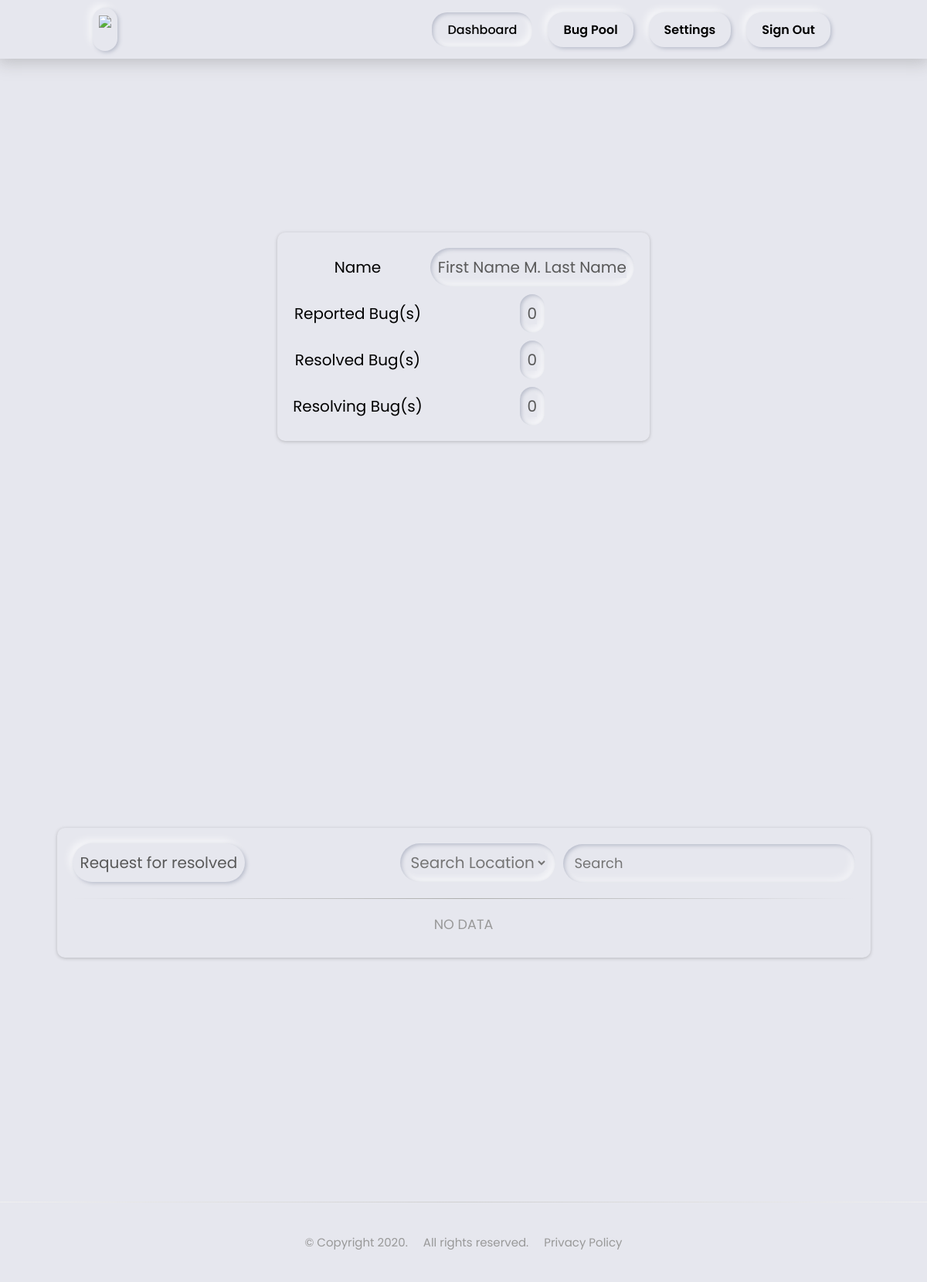
Screenshot of / (signed in) with the database file from the repository.
### tables this page shows
CREATE TABLE `users` (
  `id` int(11) NOT NULL,
  `username` varchar(64) NOT NULL,
  `password` varchar(64) NOT NULL,
  `privilege` int(11) NOT NULL,
  `firstname` varchar(64) NOT NULL,
  `middlename` varchar(64) NOT NULL,
  `lastname` varchar(64) NOT NULL,
  `repbug` int(11) NOT NULL,
  `resbug` int(11) NOT NULL,
  `rspdngbug` int(11) NOT NULL
);

### include/getReqResolved.php (the view, shortened to what this page needs)
<?php
    $result = mysqli_query($con, "SELECT * FROM users WHERE username='".$_SESSION['username']."'");
    $row = mysqli_fetch_assoc($result);
    $name = "<div class='neuL'><span>".$row['firstname']." ".$row['middlename'][0].". ".$row['lastname']."</span></div>";
    $repbug = "<div class='neuL'><span>".$row['repbug']."</span></div>";
    $resbug = "<div class='neuL'><span>".$row['resbug']."</span></div>";
    $inprogbug = "<div class='neuL'><span>".$row['rspdngbug']."</span></div>";
    $request = "<span class=\"NO_DATA\">NO DATA</span>";
?>

### css/styles.css (style rules this page uses)
* { margin:0; padding: 0; box-sizing: border-box; font-family: 'Poppins', sans-serif; background-color: #e6e7ee; word-break: break-word; }
.neuL { display: inline-block; color: #595959; padding: 10px; border-radius: 25px; box-shadow: inset 2px 2px 5px #babecc, inset -5px -5px 10px #ffffff99; overflow-wrap: break-word; word-wrap: break-word; hyphens: auto; }

### rows the page displays
users: firstname "First Name", middlename "M", lastname "Last Name", repbug "0", resbug "0", rspdngbug "0"
